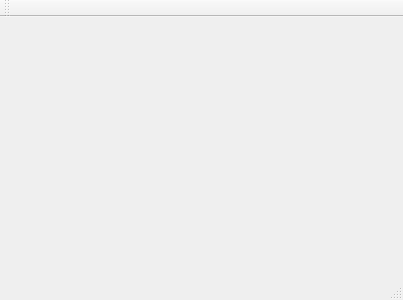
<?xml version="1.0" encoding="UTF-8"?>
<ui version="4.0">
 <class>MainWindow</class>
 <widget class="QMainWindow" name="MainWindow">
  <property name="geometry">
   <rect>
    <x>0</x>
    <y>0</y>
    <width>403</width>
    <height>300</height>
   </rect>
  </property>
  <property name="windowTitle">
   <string>MainWindow</string>
  </property>
  <widget class="QWidget" name="centralWidget"/>
  <widget class="QMenuBar" name="menuBar">
   <property name="geometry">
    <rect>
     <x>0</x>
     <y>0</y>
     <width>403</width>
     <height>25</height>
    </rect>
   </property>
  </widget>
  <widget class="QToolBar" name="mainToolBar">
   <attribute name="toolBarArea">
    <enum>TopToolBarArea</enum>
   </attribute>
   <attribute name="toolBarBreak">
    <bool>false</bool>
   </attribute>
  </widget>
  <widget class="QStatusBar" name="statusBar"/>
 </widget>
 <layoutdefault spacing="6" margin="11"/>
 <resources/>
 <connections/>
</ui>
